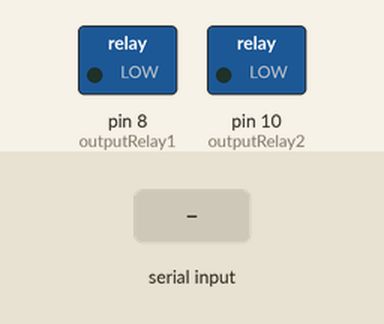
The sketch below on a simulated Arduino Uno, built with avr-gcc and run on an emulated ATmega328P. Shown: switched loads named in the sketch (green lamp = pin HIGH). Inputs (shaded band) come from the test bench.

Above: at 2.1 s.
2.2 s: "0" received over Serial
At 3.5 s:
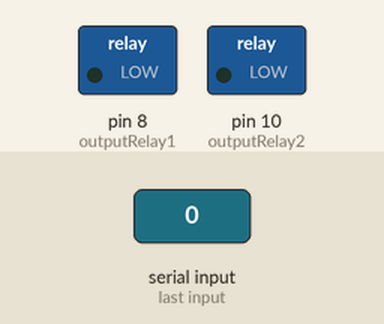
3.8 s: "1" received over Serial
At 4.8 s:
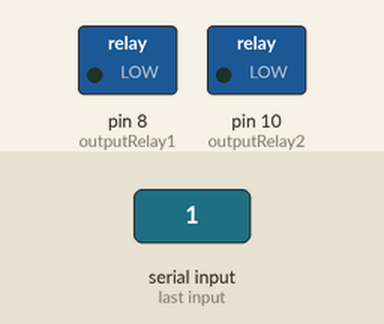
Timing chart, 0 to 6.8 s (numbered marks = the images above; inputs shaded):
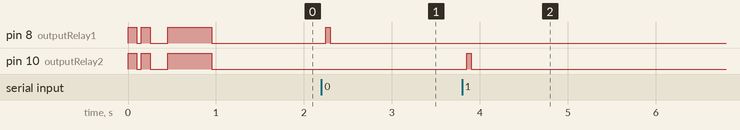

Measured:
- after the input at 2.2 s, pin 8 (outputRelay1): LOW → HIGH after 0.05 s, → LOW 0.05 s later
- after the input at 3.8 s, pin 10 (outputRelay2): LOW → HIGH after 0.05 s, → LOW 0.05 s later

The sketch:

arduino_relay.ino
```cpp
// Define the pin for output
const int outputRelay1 = 8;
const int outputRelay2 = 10;

// Define the interval for checking serial input
unsigned long interval = 50;  // In milliseconds

unsigned long long previousMillis = 0;

void setup() {
  // Initialize serial communication
  Serial.begin(9600);

  // Set pin relay as output
  pinMode(outputRelay1, OUTPUT);
  pinMode(outputRelay2, OUTPUT);

  // Set pin relay lo low
  digitalWrite(outputRelay1, HIGH);
  digitalWrite(outputRelay2, HIGH);
  delay(100);
  digitalWrite(outputRelay1, LOW);
  digitalWrite(outputRelay2, LOW);
  delay(50);
  digitalWrite(outputRelay1, HIGH);
  digitalWrite(outputRelay2, HIGH);
  delay(100);
  digitalWrite(outputRelay1, LOW);
  digitalWrite(outputRelay2, LOW);
  delay(200);
  digitalWrite(outputRelay1, HIGH);
  digitalWrite(outputRelay2, HIGH);
  delay(500);
  digitalWrite(outputRelay1, LOW);
  digitalWrite(outputRelay2, LOW);
}

void loop() {
  // Current time
  unsigned long long currentMillis = millis();

  // Check if it's time to check serial input
  if (currentMillis - previousMillis >= interval) {
    // Save the last time something was done
    previousMillis = currentMillis;

    // Check if serial data is available to read
    if (Serial.available() > 0) {
      // Read the incoming data
      char incomingData = Serial.read();

      // Process the received data
      switch (incomingData) {
        case '0':
          // Set pin 8 high
          digitalWrite(outputRelay1, HIGH);
          break;
        case '1':
          // Set pin 10 high
          digitalWrite(outputRelay2, HIGH);
          break;
        default:
          // Set pin 8 and 10 low
          digitalWrite(outputRelay1, LOW);
          digitalWrite(outputRelay2, LOW);
          break;
      }
    } else {
      // If no data available
      digitalWrite(outputRelay1, LOW);
      digitalWrite(outputRelay2, LOW);
    }
  }
}
```
